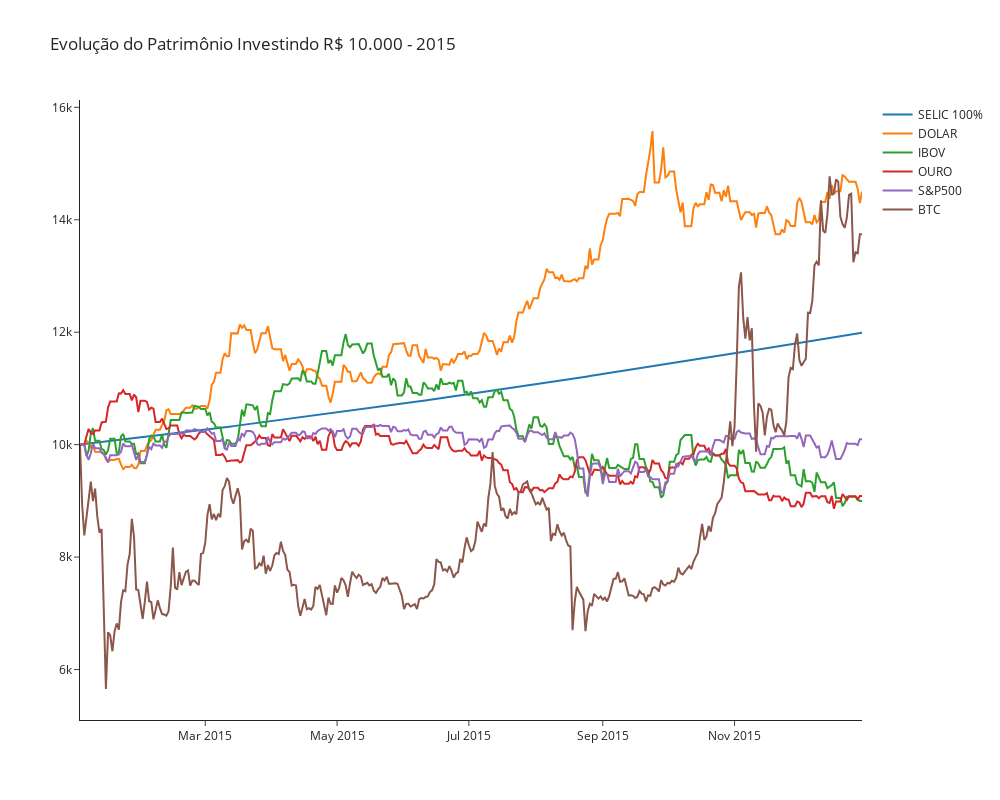

The notebook cell this image was saved under:
### Markdown cell above
##### Gráfico de patrimônio

### Code cell
fig = make_subplots(rows=1, cols=1)

fig.add_trace(go.Scatter(name='SELIC 100%', x=sim_inv.index, 
                         y=sim_inv['SELIC 100%']), row=1, col=1)
fig.add_trace(go.Scatter(name='DOLAR', x=sim_inv.index, 
                         y=sim_inv['DOLAR']), row=1, col=1)
fig.add_trace(go.Scatter(name='IBOV', x=sim_inv.index, 
                         y=sim_inv['IBOV']), row=1, col=1)
fig.add_trace(go.Scatter(name='OURO', x=sim_inv.index, 
                         y=sim_inv['OURO']), row=1, col=1)
fig.add_trace(go.Scatter(name='S&P500', x=sim_inv.index, 
                         y=sim_inv['S&P500']), row=1, col=1)
fig.add_trace(go.Scatter(name='BTC', x=sim_inv.index, 
                         y=sim_inv['BTC']), row=1, col=1)

fig.update_layout(title_text= 'Evolução do Patrimônio Investindo R$ 10.000 - 2015', 
                  template='simple_white', width=1000, height=800)
fig.show()

### Figure 1 — Plotly figure (JSON) as saved in the notebook; plotly's stock layout.template omitted (floating-point values rounded to 4 significant figures; data arrays with more than 128 entries replaced by an {"elided": "..."} marker saying what was removed)
{"data": [{"name": "SELIC 100%", "type": "scatter", "x": {"elided": "363 str values"}, "xaxis": "x", "y": {"elided": "363 float values"}, "yaxis": "y"}, {"name": "DOLAR", "type": "scatter", "x": {"elided": "363 str values"}, "xaxis": "x", "y": {"elided": "363 float values"}, "yaxis": "y"}, {"name": "IBOV", "type": "scatter", "x": {"elided": "363 str values"}, "xaxis": "x", "y": {"elided": "363 float values"}, "yaxis": "y"}, {"name": "OURO", "type": "scatter", "x": {"elided": "363 str values"}, "xaxis": "x", "y": {"elided": "363 float values"}, "yaxis": "y"}, {"name": "S&P500", "type": "scatter", "x": {"elided": "363 str values"}, "xaxis": "x", "y": {"elided": "363 float values"}, "yaxis": "y"}, {"name": "BTC", "type": "scatter", "x": {"elided": "363 str values"}, "xaxis": "x", "y": {"elided": "363 float values"}, "yaxis": "y"}], "layout": {"height": 800, "title": {"text": "Evolução do Patrimônio Investindo R$ 10.000 - 2015"}, "width": 1000, "xaxis": {"anchor": "y", "domain": [0, 1]}, "yaxis": {"anchor": "x", "domain": [0, 1]}}}
